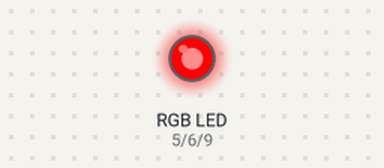
The sketch below on a simulated Arduino Uno, built with avr-gcc and run on an emulated ATmega328P. On the bench: an RGB LED mixed from three pins (HIGH = lit).

Above: at 0.5 s.
At 1.5 s:
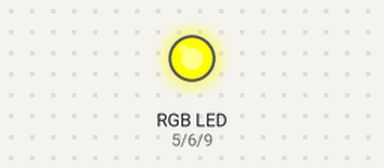
At 5.5 s:
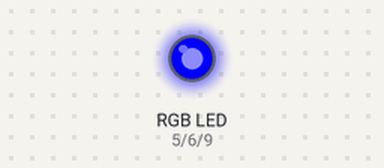
Timing chart, 0 to 6.9 s (numbered marks = the images above):
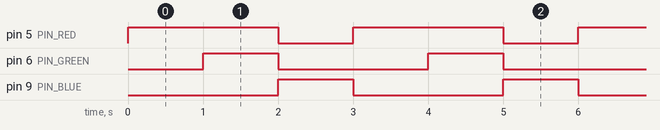

The sketch:

RGB_LED_Code.ino
```cpp
const int PIN_RED   = 5;
const int PIN_GREEN = 6;
const int PIN_BLUE  = 9;


void setup() {
  pinMode(PIN_RED,   OUTPUT);
  pinMode(PIN_GREEN, OUTPUT);
  pinMode(PIN_BLUE,  OUTPUT);
}


void loop() {


  //  Red
  analogWrite(PIN_RED, 255);
  analogWrite(PIN_GREEN, 0);
  analogWrite(PIN_BLUE, 0);


  delay(1000);


  //  Yellow
  analogWrite(PIN_RED, 255);
  analogWrite(PIN_GREEN, 255);
  analogWrite(PIN_BLUE, 0);


  delay(1000);


  //  Blue
  analogWrite(PIN_RED, 0);
  analogWrite(PIN_GREEN, 0);
  analogWrite(PIN_BLUE, 255);


  delay(1000);
}
```

Measured:
- by itself, pin 5 (PIN_RED): alternates HIGH for 2.0 s and LOW for 1.0 s
- by itself, pin 6 (PIN_GREEN), pin 9 (PIN_BLUE): alternates HIGH for 1.0 s and LOW for 2.0 s
- by itself, everything shown: repeats every 3.0 s, in 3 steps
